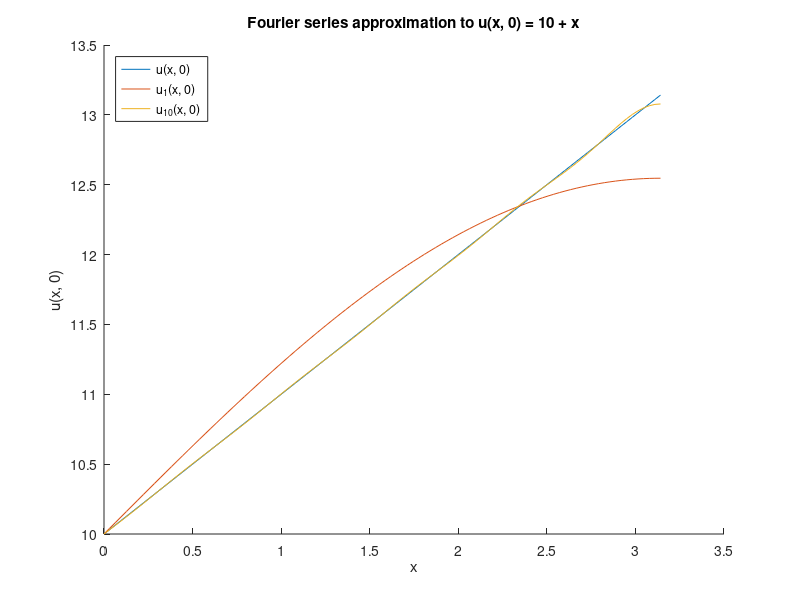
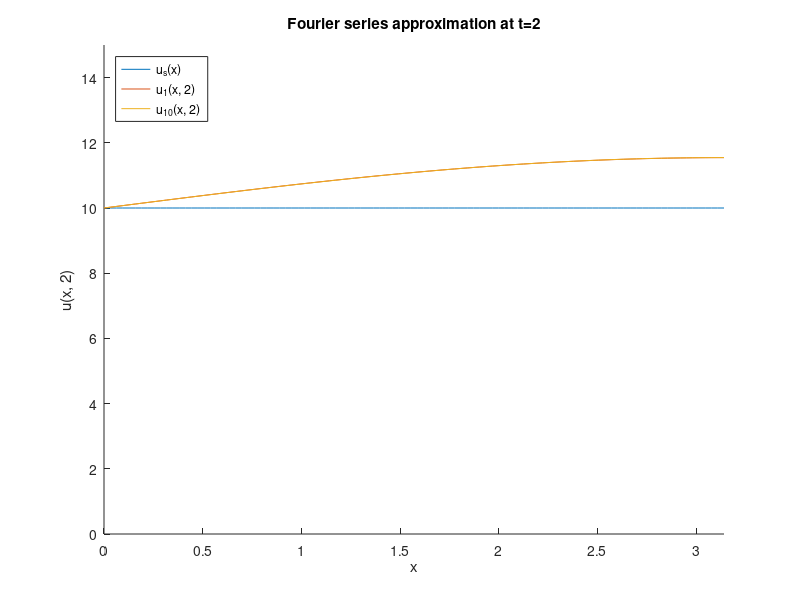
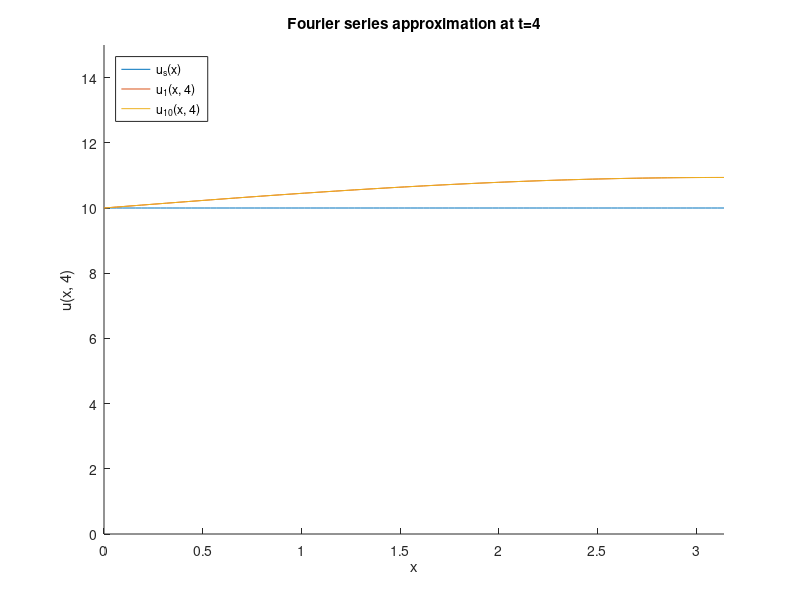
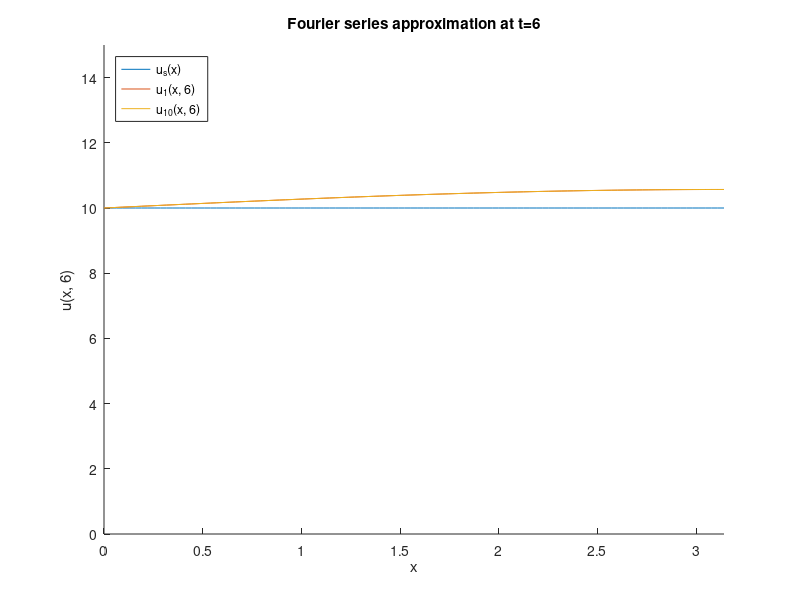

Write MATLAB code to recreate these figures, in order.
#!/usr/bin/env octave

x_0 = 0;
x_1 = pi;
x_bar = linspace(x_0, x_1);
max_computation_order = 1;
u_true = @(x) 10 + x; % true initial condition
u_steady = 10 * ones(size(x_bar)); % true steady state

lambda = @(k, L) (2*k - 1) * pi / (2*L);

% Computes a particular Fourier series term
f_term = @(x, n, a_n, t) a_n * sin(lambda(n, x_1) * x) * exp(-t * (lambda(n, x_1))^2);

% Computes a particular Fourier cosine coefficient
fs_coefficient = @(n, L) (8 * L) / ((2*n - 1)^2 * pi^2) * (-1)^(n+1);


printf('First Fourier coefficient: %0.4f\n', fs_coefficient(1, x_1));
printf('Second Fourier coefficient: %0.4f\n', fs_coefficient(2, x_1));
printf('Third Fourier coefficient: %0.4f\n', fs_coefficient(3, x_1));
printf('Third Fourier coefficient: %0.4f\n', fs_coefficient(4, x_1));


% Plot Fourier series approximation to initial condition u(x, 0)
%
figure; 
hold on;
plot(x_bar, u_true(x_bar), 'DisplayName', 'u(x, 0)')
title('Fourier series approximation to u(x, 0) = 10 + x');
xlabel('x')
ylabel('u(x, 0)')

for i=0:max_computation_order
    U = 10 * ones(size(x_bar));
    terms = 1 * 10^i;

    for j=1:terms
        U = U + f_term(x_bar, j, fs_coefficient(j, x_1), 0);
    end

    plot(x_bar, U, 'DisplayName', sprintf('u_{%d}(x, 0)', terms));
end


legend('Location', 'northwest') 
print('-dpng', 'problem1e_initial_fourier_series')
hold off;

% Plot u(x, t)
%
for t=2:2:8
    figure; 
    hold on;
    title(sprintf('Fourier series approximation at t=%d', t))
    xlabel('x')
    ylabel(sprintf('u(x, %d)', t))
    axis([x_0 x_1 0 15])
    
    
    plot(x_bar, u_steady, 'DisplayName', 'u_s(x)')
    
    for i=0:1
        U = 10 * ones(size(x_bar));
        terms = 1 * 10^i;
    
        for j=1:terms
            U = U + f_term(x_bar, j, fs_coefficient(j, x_1), t);
        end
    
        plot(x_bar, U, 'DisplayName', sprintf('u_{%d}(x, %d)', terms, t))
    end
    
    legend('Location', 'northwest') 
    print('-dpng', sprintf( 'problem1e_fourier_series_solution_t_%d.png', t))
    hold off;
end

input('Press [Enter] to continue...');